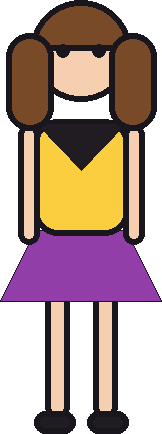
#> input picture assets/images/targets/findo.png, 162 x 434 px
$ python -i build_level.py   (imports and definitions only)
#> lines starting #> are read from the running program, lines starting #| are printed output that depends on the picture
#> further down, picture is the input picture: PIL image 162x434 RGBA; mean R, G, B, A 84.8, 60.7, 54.4, 162.2
"""Turns generated artwork into a playable level.

Image models will not draw the same character twice. Ask one for a crowded
scene *with* Findo in it ten times and you get ten different girls, none of
whose positions you know. So the workflow splits in two: the model draws the
crowd, and Findo is composited in afterwards from a single master. She is then
identical on every map and her coordinates are exact by construction.

    # once: clean up the character sheet the model produced
    python tool/build_level.py character --image ~/Downloads/findo_raw.png

    # per level: fit the scene, find her hiding places, register it
    python tool/build_level.py level --scene ~/Downloads/beach.png \\
        --id level_04 --index 4 --name-key level.beach \\
        --height 115 --time 140 --tint 0.45

The map ships without her on it. This finds several places she could hide --
in crowds, and away from open sky where she would be silhouetted -- and records
them all, because the game picks one per attempt so that replaying a level is a
fresh search rather than a memory test. `--height` is her full height, from the
table in docs/ART_BRIEF.md. Both commands write previews so you can see what
landed where before trusting it.
"""

from __future__ import annotations

import argparse
import sys
from collections import deque
from pathlib import Path

from PIL import Image

from level_data import (MAPS, MIN_SHIPPED_SIDE, ROOT, star_thresholds,
                        write_level)

# Quality 92 was a guess; 84 was measured. On the densest map it cuts the file
# by 28% for a PSNR of 40 dB, and side by side at full zoom -- the only view
# where it could matter, since that is how the player studies a crowd -- the
# two are indistinguishable. Flat colour behind hard black outlines is what
# WebP is best at. Going below about 80 starts to ring around the linework.
MAP_QUALITY = 84

TARGETS = ROOT / "assets" / "images" / "targets"
FINDO = TARGETS / "findo.png"
PREVIEWS = ROOT / "store" / "previews"

MAP_SIDE = 2048

# How close a pixel must be to the corner colour to count as background.
KEY_TOLERANCE = 68

# Findo's skirt. The brief says this colour is hers alone on every map, because
# it is the one thing a player's eye can be trained on. Generators do not obey
# that, so the rule is enforced here instead of hoped for.
FINDO_SKIRT = (146, 62, 168)
ALTERNATE_PURPLE = (108, 82, 176)
SKIRT_TOLERANCE = 70

# How far a tinted Findo is allowed to travel towards the scene's ambient
# colour. Past this she stops being recognisable as the girl on the objective
# panel, which is the one thing the player has to go on.
MAX_TINT = 0.55


def fit_square(image: Image.Image, side: int = MAP_SIDE) -> tuple[Image.Image, str]:
    """Centre-crops to square, and scales down to [side] if it is larger.

    It never scales up; see `cmd_level` for why a small source ships at its
    own size. Returns the image and a note about what had to be done, so the
    caller can warn when the source is too small to survive full zoom.
    """
#> called with side = 2048
    notes = []
    width, height = image.size
#> width = 162; height = 434
    if width != height:
        edge = min(width, height)
#> edge = 162
        left = (width - edge) // 2
#> left = 0
        top = (height - edge) // 2
#> top = 136
        image = image.crop((left, top, left + edge, top + edge))
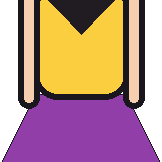
#> image: PIL image 162x162 RGBA; mean R, G, B, A 129, 89.4, 84.2, 202.2; transparent parts drawn white
        notes.append(f"centre-cropped {width}x{height} to {edge}x{edge}")
        width = height = edge
#> height = 162

    if width > side:
        image = image.resize((side, side), Image.LANCZOS)
        notes.append(f"scaled {width}px down to {side}px")
    elif width < MIN_SHIPPED_SIDE:
        notes.append(
            f"source is only {width}px, so it will look soft at full zoom -- "
            f"regenerate larger if you can"
        )
    elif width < side:
        notes.append(f"kept at its own {width}px, drawn over a {side}-unit world")

    return image.convert("RGB"), "; ".join(notes) or "already the right size"


# [107 lines left out: functions free_the_skirt_colour, scene_tint, _box_sums, people_mask, _against_sky, not called in this run]


# The game refuses two hiding places closer than this, in world units, and so
# does test/level_definition_test.dart. A spot nearer than this to another is
# the same hunt twice over.
FLOOR_SEPARATION = 420


# [300 lines left out: functions find_spots, key_out_background, cmd_character, cmd_level, main, not called in this run]


# [2 lines not run here, left out]

>>> from PIL import Image
>>> picture = Image.open('../assets/images/targets/findo.png')
>>> result = fit_square(picture)
